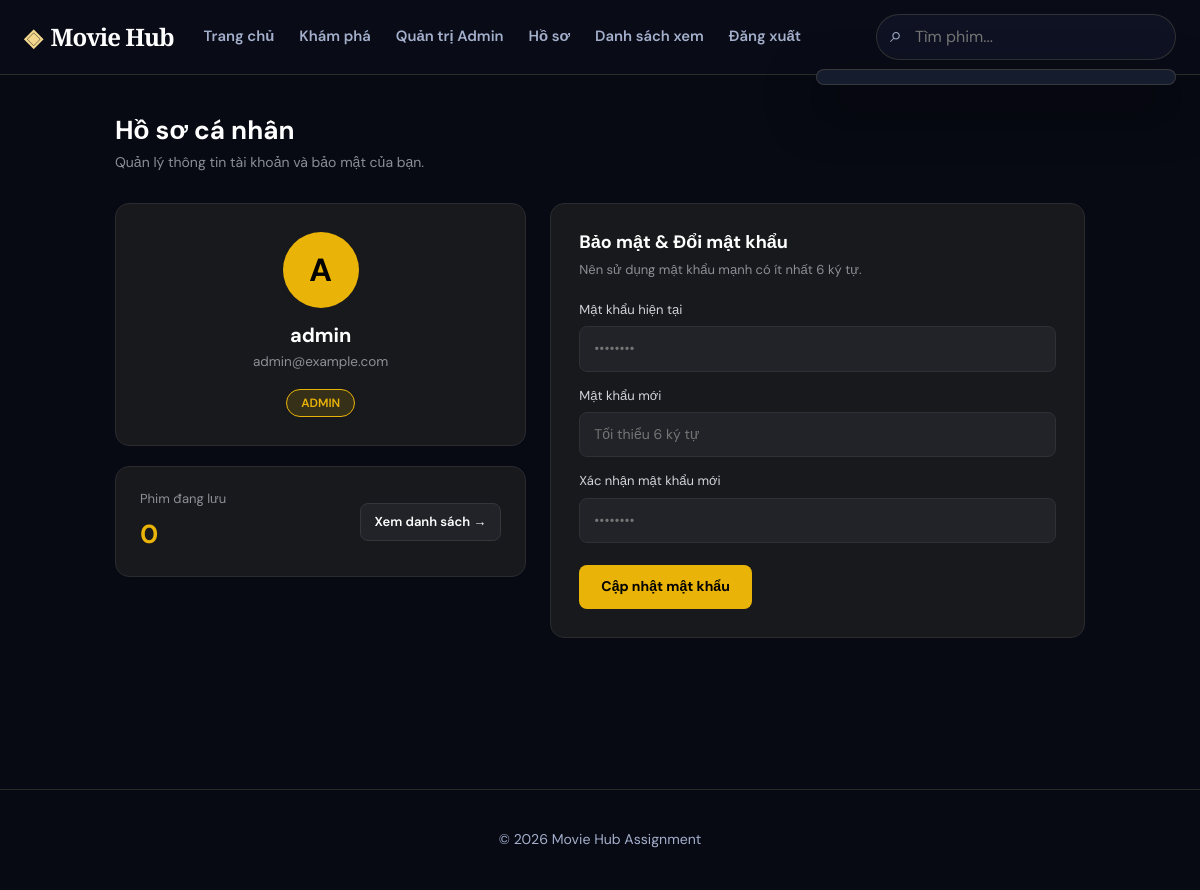
Screenshot of /profile (signed in) with the database file from the repository.
### tables this page shows
CREATE TABLE `users` (
  `id` int(11) NOT NULL,
  `username` varchar(50) NOT NULL,
  `email` varchar(100) NOT NULL,
  `password` varchar(255) NOT NULL,
  `role` enum('user','admin') DEFAULT 'user',
  `is_banned` tinyint(1) DEFAULT 0,
  `created_at` timestamp NOT NULL DEFAULT current_timestamp()
);

### index.php (called while the page is built, shortened)
<?php
require_once 'config.php';
require_once 'includes/db.php';
require_once 'includes/auth.php';
require_once 'includes/functions.php';
require_once 'includes/header.php';
require_once "views/{$page}.php";
require_once 'includes/footer.php';
?>

### includes/auth.php (called while the page is built, shortened)
<?php
require_once __DIR__ . '/db.php';
function current_user() {
    return $_SESSION['user'] ?? null;
}

### includes/db.php (called while the page is built, shortened)
<?php
require_once __DIR__ . '/../config.php';
function db() {
    static $pdo = null;
    if ($pdo === null) {
        try {
            $pdo = new PDO("mysql:host=" . DB_HOST . ";dbname=" . DB_NAME . ";charset=utf8mb4", DB_USER, DB_PASS, [
                PDO::ATTR_ERRMODE => PDO::ERRMODE_EXCEPTION,
                PDO::ATTR_DEFAULT_FETCH_MODE => PDO::FETCH_ASSOC
            ]);
        } catch (PDOException $e) {
            die("Database connection failed: " . $e->getMessage());
        }
    }
    return $pdo;
}
function db_select_one($sql, $params = []) {
    $stmt = db()->prepare($sql);
    $stmt->execute($params);
    return $stmt->fetch();
}
?>

### includes/functions.php (called while the page is built, shortened)
<?php
require_once __DIR__ . '/db.php';
function e($str) {
    return htmlspecialchars((string) $str, ENT_QUOTES, 'UTF-8');
}

### config.php (called while the page is built, shortened)
<?php
function base_url($path = '') {
    return 'http://localhost' . BASE_URL . '/' . ltrim($path, '/');
}
?>

### views/profile.php (the view, shortened to what this page needs)
<?php
$user = current_user();
$userId = (int)$user['id'];
$userData = db_select_one("SELECT * FROM users WHERE id = ?", [$userId]);
$watchlistStat = db_select_one("SELECT COUNT(*) AS total FROM watchlist WHERE user_id = ?", [$userId]);
$totalWatchlist = (int)($watchlistStat['total'] ?? 0);
?>
<div style="max-width: 1000px; margin: 40px auto; padding: 0 15px;">
    <div style="margin-bottom: 30px;">
        <h2 style="color: #fff; font-size: 26px; font-weight: 700; margin: 0 0 6px 0;">Hồ sơ cá nhân</h2>
        <p style="color: #8c8f96; font-size: 14px; margin: 0;">Quản lý thông tin tài khoản và bảo mật của bạn.</p>
    </div>
    <div style="display: grid; grid-template-columns: 1fr 1.3fr; gap: 24px;">
        <div style="display: flex; flex-direction: column; gap: 20px;">
            <div style="background: #18191c; border: 1px solid #2a2b2f; border-radius: 14px; padding: 28px; text-align: center;">
                <div style="width: 76px; height: 76px; margin: 0 auto 16px auto; background: #eab308; color: #000; font-size: 32px; font-weight: 700; border-radius: 50%; display: flex; align-items: center; justify-content: center; text-transform: uppercase;">
                    <?php echo substr($userData['username'] ?? 'U', 0, 1); ?>
                </div>
                <h3 style="color: #fff; margin: 0 0 4px 0; font-size: 20px;"><?php echo e($userData['username'] ?? ''); ?></h3>
                <p style="color: #8c8f96; font-size: 13.5px; margin: 0 0 16px 0;"><?php echo e($userData['email'] ?? ''); ?></p>
                <span style="display: inline-block; padding: 4px 14px; border-radius: 20px; font-size: 12px; font-weight: 600; background: <?php echo ($userData['role'] ?? '') === 'admin' ? 'rgba(234, 179, 8, 0.15)' : 'rgba(59, 130, 246, 0.15)'; ?>; color: <?php echo ($userData['role'] ?? '') === 'admin' ? '#eab308' : '#60a5fa'; ?>; border: 1px solid <?php echo ($userData['role'] ?? '') === 'admin' ? '#eab308' : '#3b82f6'; ?>;">
                    <?php echo strtoupper($userData['role'] ?? 'USER'); ?>
                </span>
            </div>
            <div style="background: #18191c; border: 1px solid #2a2b2f; border-radius: 14px; padding: 22px 24px; display: flex; align-items: center; justify-content: space-between;">
                <div>
                    <div style="color: #8c8f96; font-size: 13px; margin-bottom: 4px;">Phim đang lưu</div>
                    <div style="color: #eab308; font-size: 26px; font-weight: 700;"><?php echo $totalWatchlist; ?></div>
                </div>
                <a href="<?php echo e(base_url('watchlist')); ?>" style="padding: 8px 14px; background: #222328; border: 1px solid #33363d; color: #fff; text-decoration: none; border-radius: 8px; font-size: 13px; font-weight: 600; transition: 0.2s;" onmouseover="this.style.borderColor='#eab308';" onmouseout="this.style.borderColor='#33363d';">
                    Xem danh sách →
                </a>
            </div>
        </div>
        <div style="background: #18191c; border: 1px solid #2a2b2f; border-radius: 14px; padding: 28px;">
            <h3 style="color: #fff; font-size: 18px; margin: 0 0 6px 0;">Bảo mật & Đổi mật khẩu</h3>
            <p style="color: #8c8f96; font-size: 13px; margin: 0 0 20px 0;">Nên sử dụng mật khẩu mạnh có ít nhất 6 ký tự.</p>
            <form action="<?php echo e(base_url('profile')); ?>" method="POST">
                <div style="margin-bottom: 14px;">
                    <label style="display: block; color: #d1d5db; font-size: 13px; margin-bottom: 6px;">Mật khẩu hiện tại</label>
                    <input type="password" name="current_password" required placeholder="••••••••" style="width: 100%; box-sizing: border-box; padding: 11px 14px; background: #222328; border: 1px solid #2e3036; border-radius: 8px; color: #fff; font-size: 14px; outline: none;" onfocus="this.style.borderColor='#eab308';" onblur="this.style.borderColor='#2e3036';">
                </div>
                <div style="margin-bottom: 14px;">
                    <label style="display: block; color: #d1d5db; font-size: 13px; margin-bottom: 6px;">Mật khẩu mới</label>
                    <input type="password" name="new_password" required placeholder="Tối thiểu 6 ký tự" style="width: 100%; box-sizing: border-box; padding: 11px 14px; background: #222328; border: 1px solid #2e3036; border-radius: 8px; color: #fff; font-size: 14px; outline: none;" onfocus="this.style.borderColor='#eab308';" onblur="this.style.borderColor='#2e3036';">
                </div>
                <div style="margin-bottom: 22px;">
                    <label style="display: block; color: #d1d5db; font-size: 13px; margin-bottom: 6px;">Xác nhận mật khẩu mới</label>
                    <input type="password" name="confirm_password" required placeholder="••••••••" style="width: 100%; box-sizing: border-box; padding: 11px 14px; background: #222328; border: 1px solid #2e3036; border-radius: 8px; color: #fff; font-size: 14px; outline: none;" onfocus="this.style.borderColor='#eab308';" onblur="this.style.borderColor='#2e3036';">
                </div>
                <button type="submit" style="padding: 11px 22px; background: #eab308; border: none; border-radius: 8px; color: #000; font-size: 14px; font-weight: 700; cursor: pointer; transition: 0.2s;" onmouseover="this.style.background='#ca8a04';" onmouseout="this.style.background='#eab308';">
                    Cập nhật mật khẩu
                </button>
            </form>
        </div>
    </div>
</div>

### assets/css/style.css (style rules this page uses)
:root { --bg: #070913; --surface: #0e1222; --surface-2: #151c2f; --surface-3: #1f2840; --text: #f6f8ff; --muted: #a3afcb; --border: rgba(212, 196, 133, 0.18); --primary: #c9a55c; --primary-light: #f3d78c; --accent: #f5c518; --accent-glow: rgba(245, 197, 24, 0.35); --danger: #ff5c5c; --shadow: 0 20px 50px rgba(0, 0, 0, 0.55); --radius: 16px; }
* { box-sizing: border-box; }
html { scroll-behavior: smooth; }
body { margin: 0; min-width: 320px; background: var(--bg); color: var(--text); font-family: "DM Sans", Arial, sans-serif; line-height: 1.55; }
a { color: inherit; text-decoration: none; }
button, input, select { font: inherit; }
button { cursor: pointer; }
h1, h2, h3 { line-height: 1.18; margin-top: 0; }

### rows the page displays
users: username "A", username "admin", email "admin@example.com", role "ADMIN"

### other values shown
$totalWatchlist "0"
